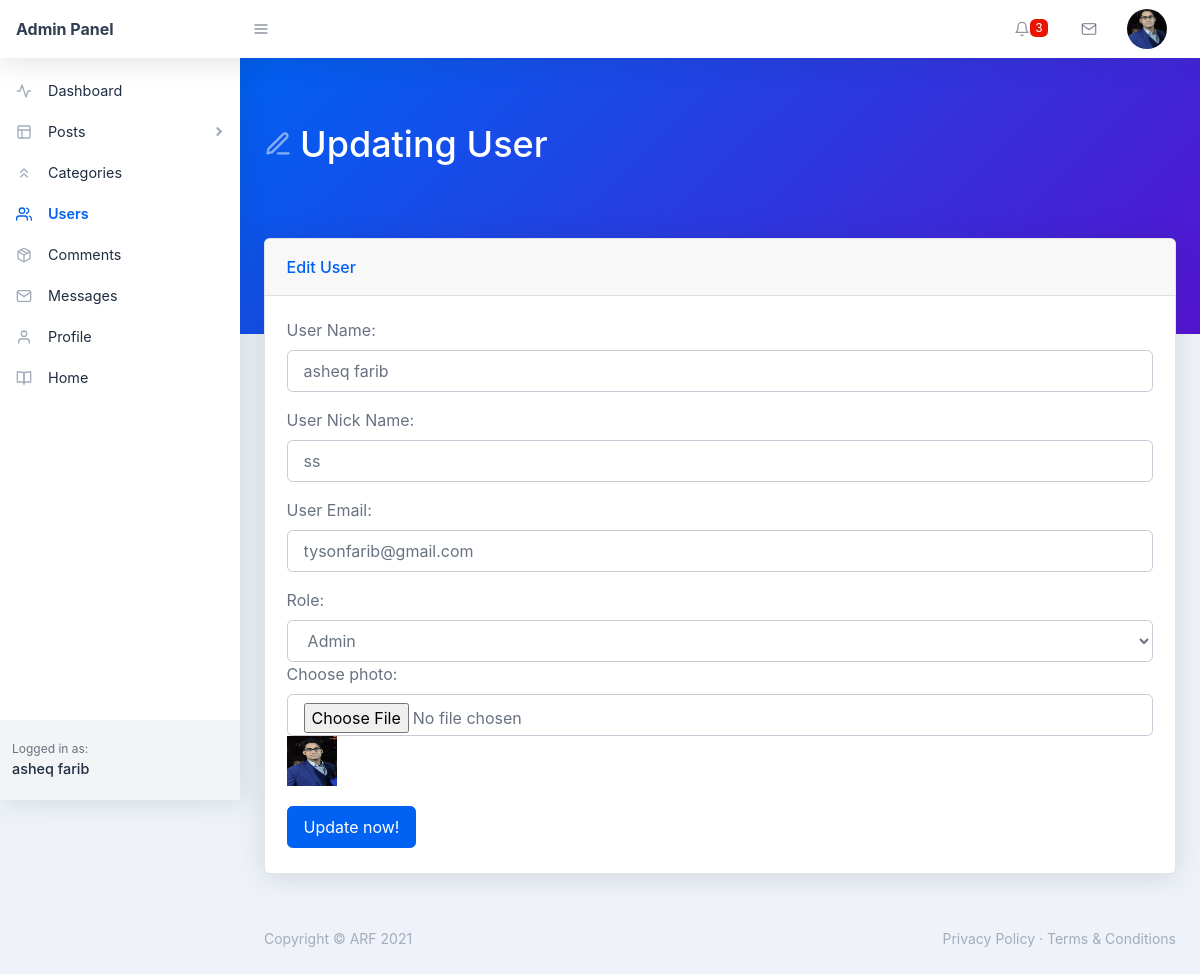
Before: /backend/user-update.php?user_id=1 (signed in) with the older database file.
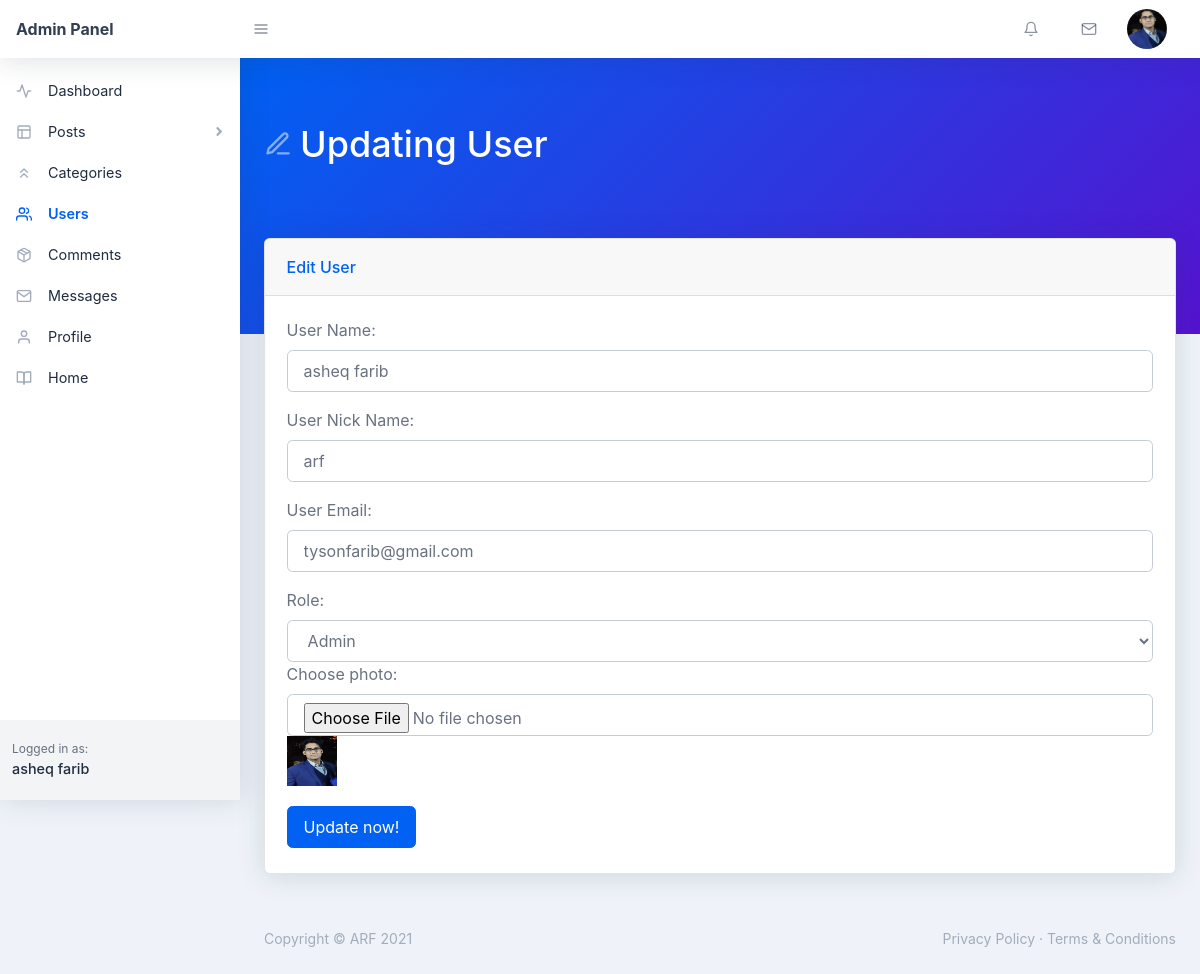
After: the same page with the newer database file.
### tables this page shows
CREATE TABLE `users` (
  `user_id` int(11) NOT NULL,
  `user_name` varchar(255) NOT NULL,
  `user_nickname` varchar(255) NOT NULL,
  `user_email` varchar(255) NOT NULL,
  `user_password` varchar(255) NOT NULL,
  `user_photo` text NOT NULL,
  `registered_on` varchar(255) NOT NULL,
  `user_role` varchar(255) NOT NULL DEFAULT 'Subscriber'
);

### backend/user-update.php (the view, shortened to what the changed rows need)
<?php require_once('./includes/header.php'); ?>
    <body class="nav-fixed">
        <?php require_once('./includes/top-navbar.php'); ?>
        <div id="layoutSidenav">
            <div id="layoutSidenav_nav">
              <?php
                    require_once("./includes/left-sidebar.php");
                ?>
            </div>
            <div id="layoutSidenav_content">
                <main>
                    <div class="page-header pb-10 page-header-dark bg-gradient-primary-to-secondary">
                        <div class="container-fluid">
                            <div class="page-header-content">
                                <h1 class="page-header-title">
                                    <div class="page-header-icon"><i data-feather="edit-3"></i></div>
                                    <span>Updating User</span>
                                </h1>
                            </div>
                        </div>
                    </div>
                    <?php
                        if(isset($_GET['user_id'])) {
                            $user_id = $_GET['user_id'];
                            $sql = "SELECT * FROM users WHERE user_id = :id";
                            $stmt = $pdo->prepare($sql);
                            $stmt->execute([':id'=>$user_id]);
                            $user = $stmt->fetch(PDO::FETCH_ASSOC);
                            $user_name = $user['user_name'];
                            $user_nickname = $user['user_nickname'];
                            $user_email = $user['user_email'];
                            $user_photo = $user['user_photo'];
                            $user_role = $user['user_role'];
                        }
                    ?>
                    <div class="container-fluid mt-n10">
                        <div class="card mb-4">
                            <div class="card-body">
                                <form action="user-update.php?user_id=<?php echo $_GET['user_id']; ?>" method="POST" enctype="multipart/form-data">
                                    <div class="form-group">
                                        <label for="user-name">User Name:</label>
                                        <input value="<?php echo $user_name; ?>" name="user-name" class="form-control" id="user-name" type="text" placeholder="User Name..." />
                                    </div>
                                    <div class="form-group">
                                        <label for="user-nickname">User Nick Name:</label>
                                        <input value="<?php echo $user_nickname; ?>" name="user-nickname" class="form-control" id="user-nickname" type="text" placeholder="Enter nickname..." />
                                    </div>
                                    <div class="form-group">
                                        <label for="user-email">User Email:</label>
                                        <input value="<?php echo $user_email; ?>" name="user-email" class="form-control" id="user-email" type="email" placeholder="User Email..." />
                                    </div>
                                    <div class="form-group">
                                        <label for="user-role">Role:</label>
                                        <select name="user-role" class="form-control" id="user-role">
                                            <option value="admin" <?php echo $user_role=="admin"?"selected":""; ?>>Admin</option>
                                        </select>
                                        <div class="form-group">
                                        <label for="post-title">Choose photo:</label>
                                        <input name="user-photo" class="form-control" id="post-title" type="file" />
                                        <img src="./assets/img/<?php echo $user_photo; ?>" height="50" width="50" />
                                    </div>
                                    </div>
                                </form>
                            </div>
                        </div>
                    </div>
                </main>
 <?php require_once('./includes/footer.php'); ?>

### backend/includes/top-navbar.php (shortened to what the changed rows need)
<nav class="topnav navbar navbar-expand shadow navbar-light bg-white" id="sidenavAccordion">
    <ul class="navbar-nav align-items-center ml-auto">
        <?php
            $sql = "SELECT * FROM comments WHERE comment_state = :state";
            $stmt = $pdo->prepare($sql);
            $stmt->execute([
                ':state' => 0
            ]);
            $count_comment = $stmt->rowCount();
        ?>
        <li class="nav-item dropdown no-caret mr-3 dropdown-notifications">
            <a class="btn btn-icon btn-transparent-dark dropdown-toggle" id="navbarDropdownAlerts" href="comments.php" role="button" data-toggle="dropdown" aria-haspopup="true" aria-expanded="false">
                <i data-feather="bell"></i>
                <?php
                    if($count_comment != 0) { ?>
                        <span class="badge badge-red"><?php echo $count_comment; ?></span>
                   <?php }
                ?>
            </a>
        </li>
        <?php
            if(isset($_COOKIE['_uid_'])) {
                $user_id = base64_decode($_COOKIE['_uid_']);
            } else if(isset($_SESSION['user_id'])) {
                $user_id = $_SESSION['user_id'];
            } else {
                $user_id = -1;
            }
            $sql = "SELECT * FROM users WHERE user_id = :id";
            $stmt = $pdo->prepare($sql);
            $stmt->execute([
                ':id' => $user_id
            ]);
            $user = $stmt->fetch(PDO::FETCH_ASSOC);
            $user_photo = $user['user_photo'];
        ?>
        <li class="nav-item dropdown no-caret mr-3 dropdown-user">
            <a class="btn btn-icon btn-transparent-dark dropdown-toggle" id="navbarDropdownUserImage" href="javascript:void(0);" role="button" data-toggle="dropdown" aria-haspopup="true" aria-expanded="false"><img class="img-fluid" src="./assets/img/<?php echo $user_photo; ?>"/></a>
        </li>
    </ul>
</nav>

### backend/includes/left-sidebar.php (shortened to what the changed rows need)
<nav class="sidenav shadow-right sidenav-light">
    <div class="sidenav-footer">
        <div class="sidenav-footer-content">
            <div class="sidenav-footer-subtitle">Logged in as:</div>
            <?php
                if(isset($_COOKIE['_uid_'])) {
                    $user_id = base64_decode($_COOKIE['_uid_']);
                } else if(isset($_SESSION['user_id'])) {
                    $user_id = $_SESSION['user_id'];
                } else {
                    $user_id = -1;
                }
                $sql = "SELECT * FROM users WHERE user_id = :id";
                $stmt = $pdo->prepare($sql);
                $stmt->execute([
                    ':id' => $user_id
                ]);
                $user = $stmt->fetch(PDO::FETCH_ASSOC);
                $user_name = $user['user_name'];
            ?>
            <div class="sidenav-footer-title"><?php echo $user_name; ?></div>
        </div>
    </div>
</nav>

Changed rows visible on the page:
changed users "asheq farib": user-nickname "ss" → "arf"
Other visible differences:
$count_comment: "3" → (not shown)
